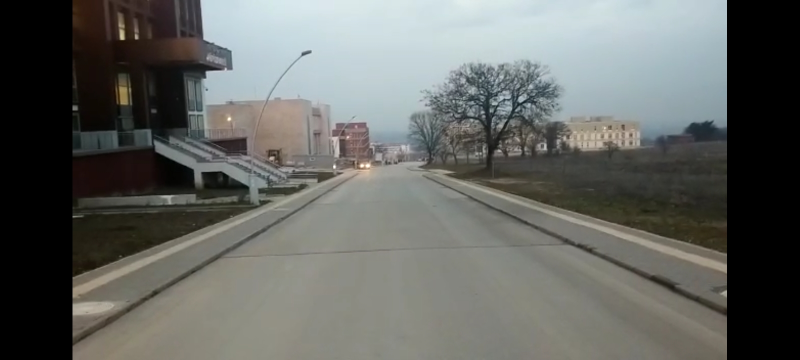
#> input picture ImageProcessForDrone/lane2.jpg, 1600 x 720 px (shown at 1/2 size)
$ python main.py
#> lines starting #> are read from the running program, lines starting #| are printed output that depends on the picture; after the words box and inside, x2 and y2 are one past the last pixel; in counts of white or black regions, pixels touching at a corner belong together
import cv2
import matplotlib.pyplot as plt
import numpy as np

image_path = r"lane2.jpg"
image1 = cv2.imread(image_path)
#> image1 is the input picture: shape (720, 1600, 3); mean B, G, R 99.2, 102.8, 100.7
plt.imshow(image1)


def grey(image):
    # grayscale
    image = np.asarray(image)
    return cv2.cvtColor(image, cv2.COLOR_RGB2GRAY)


# Gaussian Blur
def gauss(image):
    return cv2.GaussianBlur(image, (5, 5), 0)


def canny(image):
    edges = cv2.Canny(image, 50, 150)
    return edges


def region(image):
    height, width = image.shape

    triangle = np.array([
        [(100, height), (475, 325), (width, height)]
    ])
    # siyah
    mask = np.zeros_like(image)
    # mask
    mask = cv2.fillPoly(mask, triangle, 255)
    mask = cv2.bitwise_and(image, mask)
    return mask


def display_lines(image, lines):
    lines_image = np.zeros_like(image)

    if lines is not None:
        for line in lines:
            x1, y1, x2, y2 = line

            cv2.line(lines_image, (x1, y1), (x2, y2), (255, 0, 0), 10)
    return lines_image


def average(image, lines):
    left = []
    right = []

    if lines is not None:
        for line in lines:
            print(line)
            x1, y1, x2, y2 = line.reshape(4)

            parameters = np.polyfit((x1, x2), (y1, y2), 1)
            print(parameters)
            slope = parameters[0]
            y_int = parameters[1]

            if slope < 0:
                left.append((slope, y_int))
            else:
                right.append((slope, y_int))

    # column average
    right_avg = np.average(right, axis=0)
    left_avg = np.average(left, axis=0)
    # lines based on average
    left_line = make_points(image, left_avg)
    right_line = make_points(image, right_avg)
    return np.array([left_line, right_line])


def make_points(image, average):
    print(average)
    slope, y_int = average
    y1 = image.shape[0]
    y2 = int(y1 * (3 / 5))
    # bbiraz da math
    x1 = int((y1 - y_int) // slope)
    x2 = int((y2 - y_int) // slope)
    return np.array([x1, y1, x2, y2])


copy = np.copy(image1)
edges = cv2.Canny(copy, 50, 150)
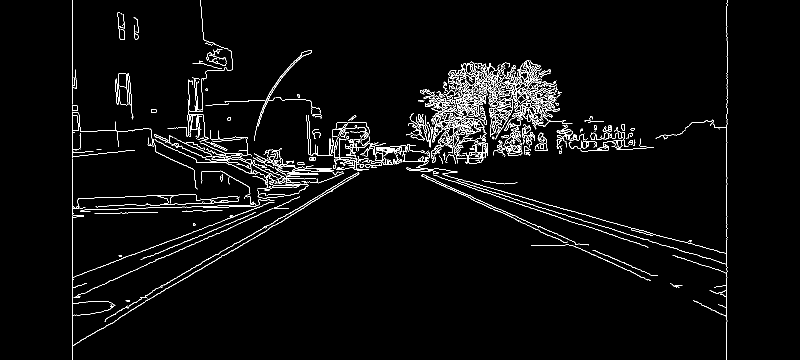
#> edges: shape (720, 1600) (shown at 1/2 size); 3.1% white in thin lines or dots, all inside (x1, y1, x2, y2) = (144, 0, 1455, 720)
isolated = region(edges)
#> in region, `mask = cv2.bitwise_and(image, mask)`:
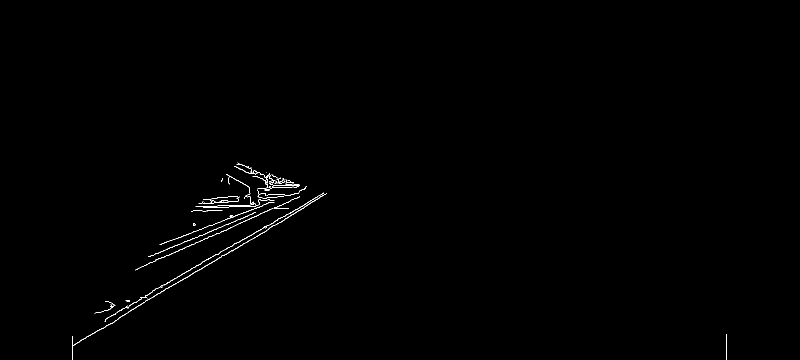
#> mask: shape (720, 1600) (shown at 1/2 size); 0.37% white in thin lines or dots, all inside (x1, y1, x2, y2) = (144, 325, 1454, 720)
cv2.imshow("edges",edges)
cv2.imshow("isolated",isolated)
cv2.waitKey(0)

lines = cv2.HoughLinesP(isolated, 2, np.pi / 180, 100, np.array([]), minLineLength=40, maxLineGap=5)
#> lines = 18 rows, first 6: [298, 599, 425, 523], [210, 639, 304, 584], [493, 474, 611, 408], [275, 537, 421, 472], [398, 540, 509, 474], [319, 489, 435, 445]
averaged_lines = average(copy, lines)
#> the loop in average, `for line in lines:` made 18 passes
#> (x1, y1, x2, y2, slope, y_int) on passes 1 to 12: (298, 599, 425, 523, -0.598, 777.3), (210, 639, 304, 584, -0.585, 761.9), (493, 474, 611, 408, -0.559, 749.7), (275, 537, 421, 472, -0.445, 659.4), (398, 540, 509, 474, -0.595, 776.6), (319, 489, 435, 445, -0.379, 610), (374, 482, 507, 426, -0.421, 639.5), (304, 583, 432, 509, -0.578, 758.8), (465, 501, 538, 457, -0.603, 781.3), (266, 619, 322, 583, -0.643, 790), (438, 466, 549, 415, -0.459, 667.2), (550, 450, 652, 387, -0.618, 789.7)
#> (printed output is left out)
#> after the loop in average, `for line in lines:`: left = [(-0.598, 777.3), (-0.585, 761.9), (-0.559, 749.7), (-0.445, 659.4), (-0.595, 776.6), (-0.379, 610), (-0.421, 639.5), (-0.578, 758.8), (-0.603, 781.3), (-0.643, 790), (-0.459, 667.2), (-0.618, 789.7), (-0.588, 763.5), (-0.587, 776.1), (-0.383, 611.8), (-0.566, 753.9)]; right = [(1.78e-15, 413), (0.463, 106.4)]
#> in average, `right_avg = np.average(right, axis=0)`: right_avg = [0.231, 259.7]
#> in average, `left_avg = np.average(left, axis=0)`: left_avg = [-0.538, 729.2]
#| [-5.37980206e-01  7.29172774e+02]
#> in make_points, `slope, y_int = average`: slope = -0.538; y_int = 729.2
#> in make_points, `x1 = int((y1 - y_int) // slope)`: x1 = 17
#> in make_points, `x2 = int((y2 - y_int) // slope)`: x2 = 552
#> in average, `left_line = make_points(image, left_avg)`: left_line = [17, 720, 552, 432]
#| [2.31343284e-01 2.59716418e+02]
#> in average, `right_line = make_points(image, right_avg)`: right_line = [1989, 720, 744, 432]
#> averaged_lines = [[17, 720, 552, 432], [1989, 720, 744, 432]]
black_lines = display_lines(copy, averaged_lines)
#> the loop in display_lines, `for line in lines:` made 2 passes
#> after the loop in display_lines, `for line in lines:`:
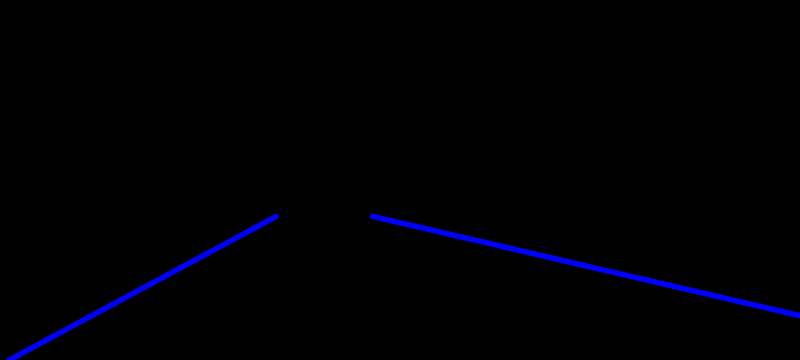
#> lines_image: shape (720, 1600, 3) (shown at 1/2 size); mean of channels 0, 1, 2 3.6, 0, 0; drawn as B, G, R

lanes = cv2.addWeighted(copy, 0.8, black_lines, 1, 1)
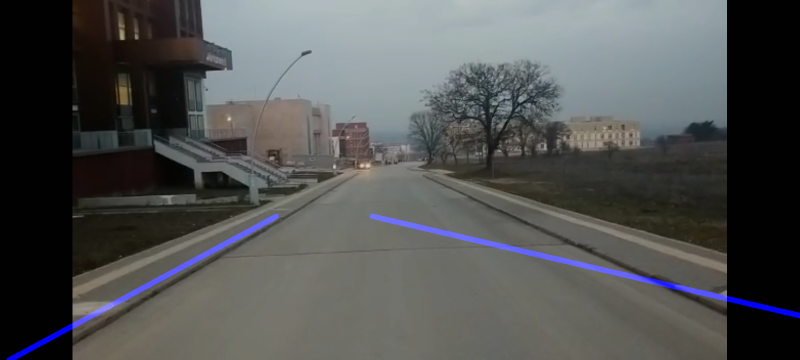
#> lanes: shape (720, 1600, 3) (shown at 1/2 size); mean B, G, R 82.9, 83.2, 81.6
cv2.imshow("lanes",lanes)
cv2.waitKey(0)
